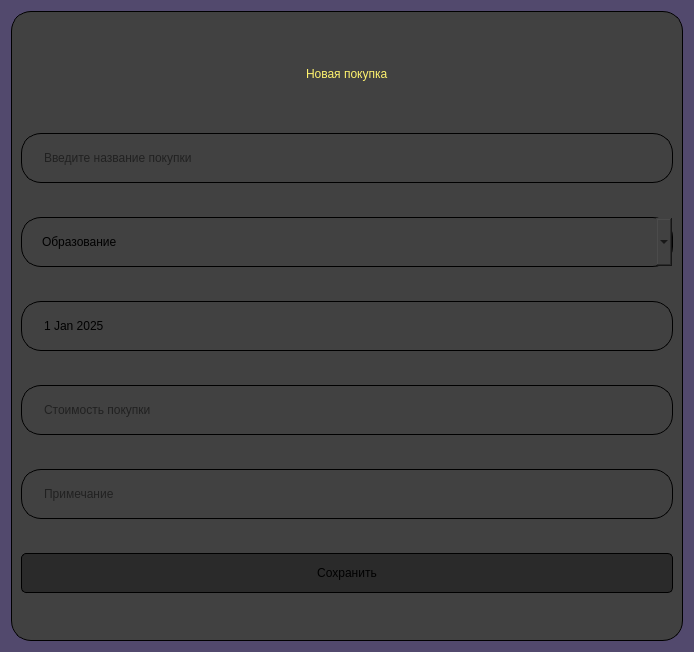
<?xml version="1.0" encoding="UTF-8"?>
<ui version="4.0">
 <class>Dialog</class>
 <widget class="QDialog" name="Dialog">
  <property name="geometry">
   <rect>
    <x>0</x>
    <y>0</y>
    <width>694</width>
    <height>652</height>
   </rect>
  </property>
  <property name="windowTitle">
   <string>Dialog</string>
  </property>
  <property name="styleSheet">
   <string notr="true">background-color: rgb(82, 73, 109);
font: 14pt &quot;Segoe UI&quot;;</string>
  </property>
  <layout class="QHBoxLayout" name="horizontalLayout">
   <item>
    <widget class="QFrame" name="frame_new">
     <property name="styleSheet">
      <string notr="true">background-color: rgb(65, 65, 65);
border: 1px solid #000000;
border-radius: 20px; </string>
     </property>
     <property name="frameShape">
      <enum>QFrame::Shape::StyledPanel</enum>
     </property>
     <property name="frameShadow">
      <enum>QFrame::Shadow::Raised</enum>
     </property>
     <layout class="QVBoxLayout" name="verticalLayout">
      <item alignment="Qt::AlignmentFlag::AlignHCenter">
       <widget class="QLabel" name="newbuylabel">
        <property name="maximumSize">
         <size>
          <width>16777215</width>
          <height>50</height>
         </size>
        </property>
        <property name="styleSheet">
         <string notr="true">border: None;
font: 18pt &quot;Segoe UI&quot;;
color: rgb(255, 243, 110)</string>
        </property>
        <property name="text">
         <string>Новая покупка</string>
        </property>
       </widget>
      </item>
      <item>
       <widget class="QLineEdit" name="name_buy">
        <property name="minimumSize">
         <size>
          <width>0</width>
          <height>50</height>
         </size>
        </property>
        <property name="styleSheet">
         <string notr="true">padding-left: 20px;</string>
        </property>
        <property name="placeholderText">
         <string>Введите название покупки</string>
        </property>
       </widget>
      </item>
      <item>
       <widget class="QComboBox" name="category_box">
        <property name="minimumSize">
         <size>
          <width>0</width>
          <height>50</height>
         </size>
        </property>
        <property name="styleSheet">
         <string notr="true">padding-left: 20px;
</string>
        </property>
        <item>
         <property name="text">
          <string>Образование</string>
         </property>
        </item>
        <item>
         <property name="text">
          <string>Здоровье</string>
         </property>
        </item>
        <item>
         <property name="text">
          <string>Учеба</string>
         </property>
        </item>
       </widget>
      </item>
      <item>
       <widget class="QDateEdit" name="dateEdit">
        <property name="minimumSize">
         <size>
          <width>0</width>
          <height>50</height>
         </size>
        </property>
        <property name="styleSheet">
         <string notr="true">padding-left: 20px;</string>
        </property>
        <property name="buttonSymbols">
         <enum>QAbstractSpinBox::ButtonSymbols::NoButtons</enum>
        </property>
        <property name="dateTime">
         <datetime>
          <hour>0</hour>
          <minute>0</minute>
          <second>0</second>
          <year>2025</year>
          <month>1</month>
          <day>1</day>
         </datetime>
        </property>
       </widget>
      </item>
      <item>
       <widget class="QLineEdit" name="price">
        <property name="minimumSize">
         <size>
          <width>0</width>
          <height>50</height>
         </size>
        </property>
        <property name="styleSheet">
         <string notr="true">padding-left: 20px;</string>
        </property>
        <property name="placeholderText">
         <string>Стоимость покупки</string>
        </property>
       </widget>
      </item>
      <item>
       <widget class="QLineEdit" name="descritpion">
        <property name="minimumSize">
         <size>
          <width>0</width>
          <height>50</height>
         </size>
        </property>
        <property name="styleSheet">
         <string notr="true">padding-left: 20px;</string>
        </property>
        <property name="placeholderText">
         <string>Примечание</string>
        </property>
       </widget>
      </item>
      <item>
       <widget class="QPushButton" name="saveButton">
        <property name="minimumSize">
         <size>
          <width>0</width>
          <height>0</height>
         </size>
        </property>
        <property name="styleSheet">
         <string notr="true">QPushButton{
border-radius: 5px;
background-color: rgb(42, 42, 42);
border: 1px solid #000000;
border-radius: 5px;
wieght: 250px;
hight: 50px;
padding: 12px 16px;
margin: 0px 0px 6px 0px; 
}

QPushButton:hover{
	transform: translateY(-3px);
	margin: 3px 0px 6px 0px; 
    padding: 11px 19px 5px 19px; 
}

QPushButton:pressed{
	background-color: rgb(102, 102, 102);
}</string>
        </property>
        <property name="text">
         <string>Сохранить</string>
        </property>
        <property name="icon">
         <iconset resource="res-new-window-rc.qrc">
          <normaloff>:/icon/icons/done.svg</normaloff>:/icon/icons/done.svg</iconset>
        </property>
       </widget>
      </item>
     </layout>
    </widget>
   </item>
  </layout>
 </widget>
 <resources>
  <include location="res-new-window-rc.qrc"/>
 </resources>
 <connections/>
</ui>
